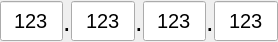
<?xml version="1.0" encoding="UTF-8"?>
<ui version="4.0">
 <class>IpAddressUI</class>
 <widget class="QWidget" name="IpAddressUI">
  <property name="geometry">
   <rect>
    <x>0</x>
    <y>0</y>
    <width>278</width>
    <height>42</height>
   </rect>
  </property>
  <property name="windowTitle">
   <string>Form</string>
  </property>
  <layout class="QGridLayout" name="gridLayout">
   <property name="leftMargin">
    <number>0</number>
   </property>
   <property name="topMargin">
    <number>0</number>
   </property>
   <property name="rightMargin">
    <number>0</number>
   </property>
   <property name="bottomMargin">
    <number>0</number>
   </property>
   <property name="spacing">
    <number>0</number>
   </property>
   <item row="0" column="0">
    <layout class="QHBoxLayout" name="horizontalLayout">
     <property name="spacing">
      <number>0</number>
     </property>
     <item>
      <widget class="QLineEdit" name="lineEdit">
       <property name="minimumSize">
        <size>
         <width>0</width>
         <height>40</height>
        </size>
       </property>
       <property name="font">
        <font>
         <pointsize>15</pointsize>
        </font>
       </property>
       <property name="text">
        <string>123</string>
       </property>
       <property name="alignment">
        <set>Qt::AlignCenter</set>
       </property>
      </widget>
     </item>
     <item>
      <widget class="QLabel" name="label">
       <property name="minimumSize">
        <size>
         <width>0</width>
         <height>40</height>
        </size>
       </property>
       <property name="font">
        <font>
         <pointsize>20</pointsize>
        </font>
       </property>
       <property name="text">
        <string>.</string>
       </property>
      </widget>
     </item>
     <item>
      <widget class="QLineEdit" name="lineEdit_2">
       <property name="minimumSize">
        <size>
         <width>0</width>
         <height>40</height>
        </size>
       </property>
       <property name="font">
        <font>
         <pointsize>15</pointsize>
        </font>
       </property>
       <property name="text">
        <string>123</string>
       </property>
       <property name="alignment">
        <set>Qt::AlignCenter</set>
       </property>
      </widget>
     </item>
     <item>
      <widget class="QLabel" name="label_2">
       <property name="minimumSize">
        <size>
         <width>0</width>
         <height>40</height>
        </size>
       </property>
       <property name="font">
        <font>
         <pointsize>20</pointsize>
        </font>
       </property>
       <property name="text">
        <string>.</string>
       </property>
      </widget>
     </item>
     <item>
      <widget class="QLineEdit" name="lineEdit_3">
       <property name="minimumSize">
        <size>
         <width>0</width>
         <height>40</height>
        </size>
       </property>
       <property name="font">
        <font>
         <pointsize>15</pointsize>
        </font>
       </property>
       <property name="text">
        <string>123</string>
       </property>
       <property name="alignment">
        <set>Qt::AlignCenter</set>
       </property>
      </widget>
     </item>
     <item>
      <widget class="QLabel" name="label_3">
       <property name="minimumSize">
        <size>
         <width>0</width>
         <height>40</height>
        </size>
       </property>
       <property name="font">
        <font>
         <pointsize>20</pointsize>
        </font>
       </property>
       <property name="text">
        <string>.</string>
       </property>
      </widget>
     </item>
     <item>
      <widget class="QLineEdit" name="lineEdit_4">
       <property name="minimumSize">
        <size>
         <width>0</width>
         <height>40</height>
        </size>
       </property>
       <property name="font">
        <font>
         <pointsize>15</pointsize>
        </font>
       </property>
       <property name="text">
        <string>123</string>
       </property>
       <property name="alignment">
        <set>Qt::AlignCenter</set>
       </property>
      </widget>
     </item>
    </layout>
   </item>
  </layout>
 </widget>
 <resources/>
 <connections/>
</ui>
